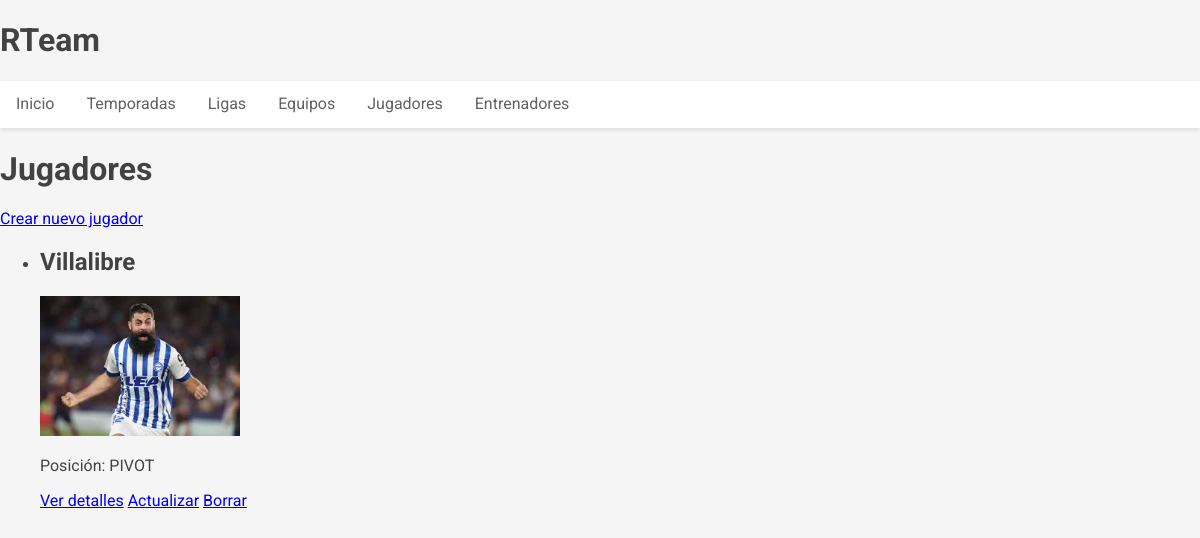
The app's page /jugadores/, older data.
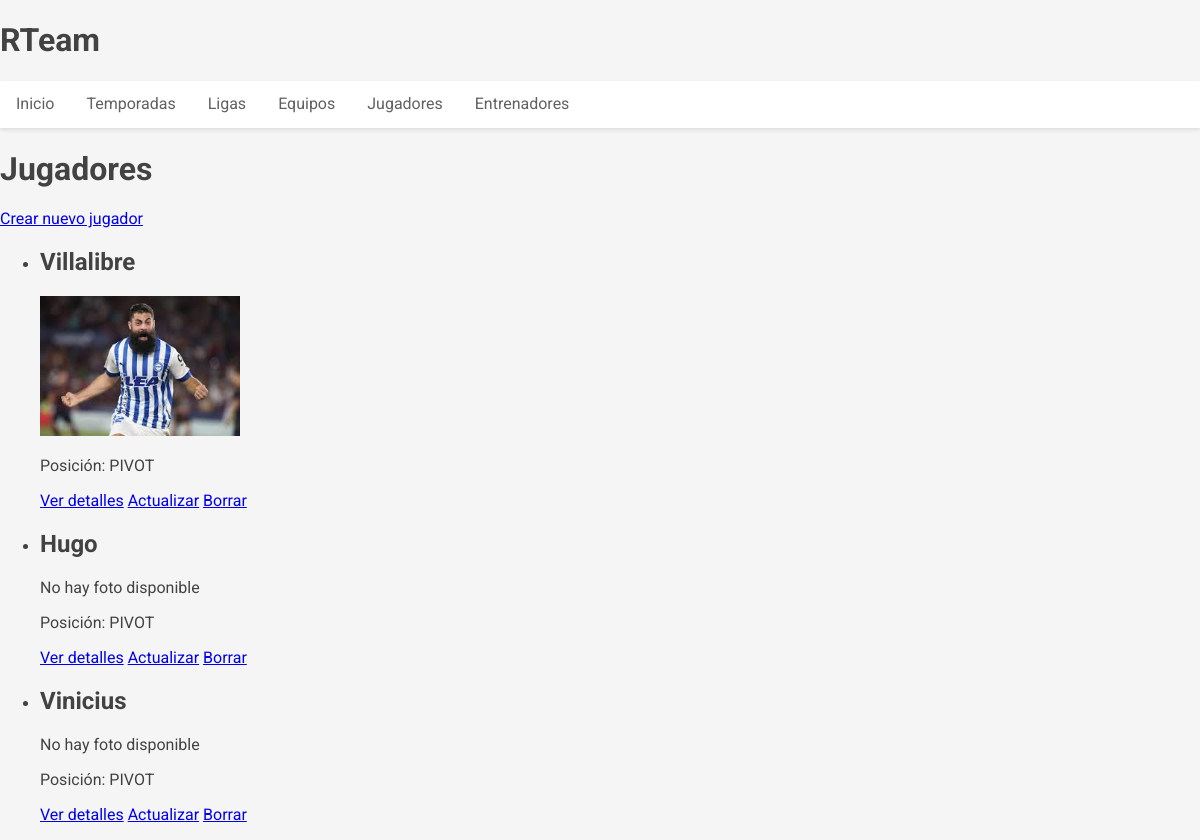
The same page, newer data.
### RTeam_app/models.py (models this page shows, shortened)
class Jugador(models.Model):
    nombre = models.CharField(max_length=100)
    foto = models.ImageField(upload_to='jugadores/', null=True, blank=True)
    POSICIONES = [
        ('PORTERO', 'Portero'),
        ('CIERRE', 'Cierre'),
        ('ALA', 'Ala'),
        ('PIVOT', 'Pívot'),
    ]
    posicion = models.CharField(max_length=10, choices=POSICIONES)
    fecha_creacion = models.DateTimeField(auto_now_add=True)
    fecha_actualizacion = models.DateTimeField(auto_now=True)
    class Meta:
        verbose_name_plural = "Jugadores"

### RTeam_app/views.py (the view)
# urls.py: path('jugadores/', views.JugadorListView.as_view(), name='jugador_list'),
class JugadorListView(ListView):
    model = Jugador
    template_name = 'jugadores/jugador_list.html'
    context_object_name = 'jugadores'

### templates/jugadores/jugador_list.html
{% extends 'base.html' %}
{% block contenido %}
    <h1>Jugadores</h1>
    <a href="{% url 'jugador_create' %}">Crear nuevo jugador</a>
    <ul>
        {% for jugador in jugadores %}
            <li>
                <h2>{{ jugador.nombre }}</h2>
                {% if jugador.foto %}
                    <img src="{{ jugador.foto.url }}" alt="Foto de {{ jugador.nombre }}"
                         style="max-width: 200px; max-height: 200px;">
                {% else %}
                    <p>No hay foto disponible</p>
                {% endif %}
                <p>Posición: {{ jugador.posicion }}</p>
                <a href="{% url 'jugador_detail' jugador.id %}">Ver detalles</a>
                <a href="{% url 'jugador_update' jugador.id %}">Actualizar</a>
                <a href="{% url 'jugador_delete' jugador.id %}">Borrar</a>
            </li>
        {% empty %}
            <li>No hay jugadores disponibles.</li>
        {% endfor %}
    </ul>
{% endblock %}

Row changes from the older to the newer data that the page shows:
added Jugador: nombre "Hugo", foto "No hay foto disponible", posicion "PIVOT"
added Jugador: nombre "Vinicius", foto "No hay foto disponible", posicion "PIVOT"
